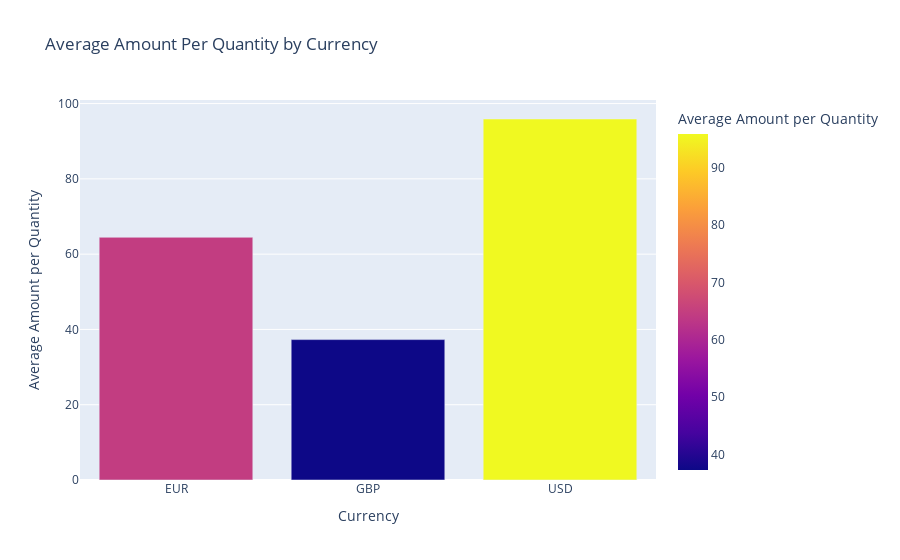

Here is the notebook cell this chart was saved with:
### Code cell
# Decrypt the 'Amount' and 'Quantity' columns for calculation
deco_sales['Amount'] = decrypt_column(deco_sales['Amount']).astype(float)
deco_sales['Quantity'] = decrypt_column(deco_sales['Quantity']).astype(float)

# Calculate the average amount per quantity for each row
deco_sales['Amount per Quantity'] = deco_sales['Amount'] / deco_sales['Quantity']

# Group by Currency and calculate the mean of 'Amount per Quantity'
currency_avg = deco_sales.groupby('Currency')['Amount per Quantity'].mean().reset_index()

# Create bar chart
avg_amount_per_quantity = px.bar(
    currency_avg, x='Currency', y='Amount per Quantity',
    title='Average Amount Per Quantity by Currency',
    labels={'Currency': 'Currency', 'Amount per Quantity': 'Average Amount per Quantity'},
    color='Amount per Quantity')

avg_amount_per_quantity.show()

# Encrypt the 'Amount' and 'Quantity' columns again
deco_sales['Amount'] = encrypt_column(deco_sales['Amount'])
deco_sales['Quantity'] = encrypt_column(deco_sales['Quantity'])

# Delete the 'Amount per Quantity' column
deco_sales = deco_sales.drop(columns='Amount per Quantity')

### Figure 1 — Plotly figure (JSON) as saved in the notebook; plotly's stock layout.template omitted (floating-point values rounded to 4 significant figures)
{"data": [{"alignmentgroup": "True", "hovertemplate": "Currency=%{x}<br>Average Amount per Quantity=%{marker.color}<extra></extra>", "legendgroup": "", "marker": {"color": [64.48, 37.3, 95.9], "coloraxis": "coloraxis", "pattern": {"shape": ""}}, "name": "", "offsetgroup": "", "orientation": "v", "showlegend": false, "textposition": "auto", "type": "bar", "x": ["EUR", "GBP", "USD"], "xaxis": "x", "y": [64.48, 37.3, 95.9], "yaxis": "y"}], "layout": {"barmode": "relative", "coloraxis": {"colorbar": {"title": {"text": "Average Amount per Quantity"}}, "colorscale": [[0, "#0d0887"], [0.1111, "#46039f"], [0.2222, "#7201a8"], [0.3333, "#9c179e"], [0.4444, "#bd3786"], [0.5556, "#d8576b"], [0.6667, "#ed7953"], [0.7778, "#fb9f3a"], [0.8889, "#fdca26"], [1, "#f0f921"]]}, "legend": {"tracegroupgap": 0}, "title": {"text": "Average Amount Per Quantity by Currency"}, "xaxis": {"anchor": "y", "domain": [0, 1], "title": {"text": "Currency"}}, "yaxis": {"anchor": "x", "domain": [0, 1], "title": {"text": "Average Amount per Quantity"}}}}
